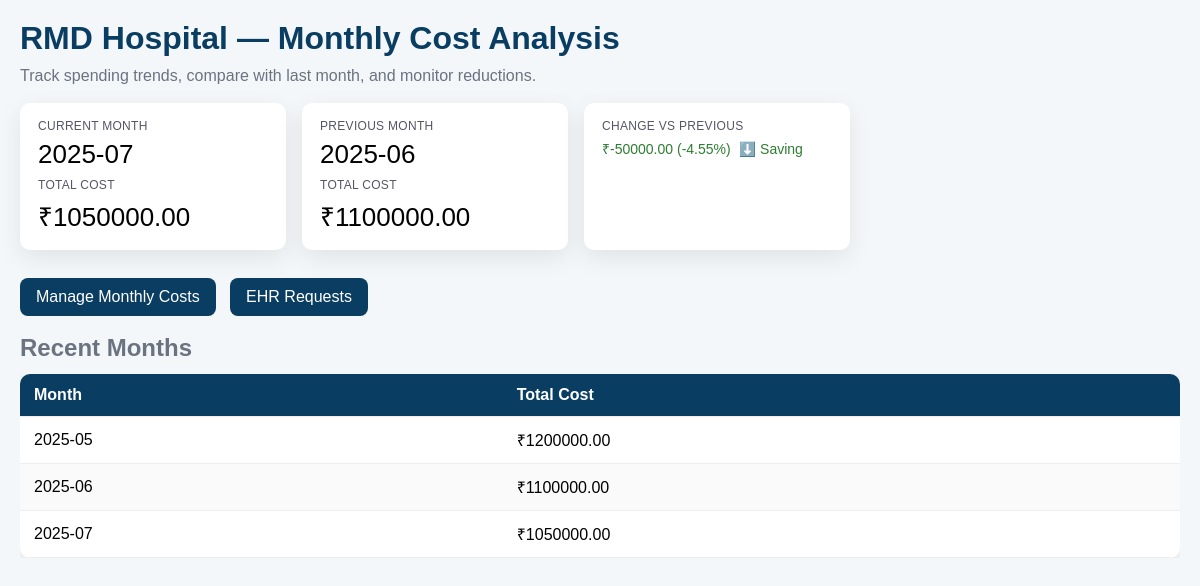
The page /hospital/home (signed in) on the database its author committed.
### tables this page shows
CREATE TABLE HospitalCosts (
  cost_id     INTEGER PRIMARY KEY AUTOINCREMENT,
  hospital_id INTEGER NOT NULL,
  month       TEXT NOT NULL,                  -- 'YYYY-MM'
  total_cost  REAL NOT NULL DEFAULT 0,
  notes       TEXT,
  created_at  TEXT NOT NULL DEFAULT (datetime('now','localtime')),
  UNIQUE(hospital_id, month),
  FOREIGN KEY(hospital_id) REFERENCES Hospitals(hospital_id)
);

### app.py (the view, shortened to what this page needs)
@app.route("/hospital/home")
@hospital_login_required
def hospital_home():
    hospital_name = session.get("hospital_name", "Hospital")
    hospital_id = session.get("hospital_id")  # should be an int
    try:
        hospital_id = int(hospital_id) if hospital_id is not None else None
    except:
        hospital_id = None
    print("DEBUG /hospital/home: session.hospital_id =", hospital_id)
    conn = get_db()
    cur = conn.cursor()
    cur.execute("""
        SELECT month, total_cost
        FROM HospitalCosts
        WHERE hospital_id = ?
        ORDER BY month DESC
        LIMIT 12
    """, (hospital_id,))
    rows = cur.fetchall()
    fallback_notice = None
    conn.close()
    months = [r[0] for r in rows]
    costs  = [float(r[1]) for r in rows]
    current_month = months[0] if months else None
    previous_month = months[1] if len(months) > 1 else None
    current_cost  = costs[0] if costs else None
    prev_cost     = costs[1] if len(costs) > 1 else None
    delta = None
    delta_pct = None
    trend = "flat"
    if current_cost is not None and prev_cost is not None:
        delta = current_cost - prev_cost
        delta_pct = (delta / prev_cost * 100.0) if prev_cost != 0 else None
        trend = "down" if delta < 0 else ("up" if delta > 0 else "flat")
    data = list(zip(months[::-1], costs[::-1]))
    return render_template(
        "hospital_home.html",
        hospital_name=hospital_name,
        current_month=current_month,
        previous_month=previous_month,
        current_cost=current_cost,
        prev_cost=prev_cost,
        delta=delta,
        delta_pct=delta_pct,
        trend=trend,
        data=data,
        fallback_notice=fallback_notice
    )

### app.py (called while the page is built)
def get_db():
    conn = sqlite3.connect("database.db")
    conn.row_factory = sqlite3.Row
    return conn

def hospital_login_required(view_func):
    from functools import wraps
    @wraps(view_func)
    def wrapper(*args, **kwargs):
        if not session.get("hospital_id"):
            flash("Hospital login required.", "warning")
            return redirect(url_for("hospital_login"))
        return view_func(*args, **kwargs)
    return wrapper

### templates/hospital_home.html (shortened to what this page needs)
<!DOCTYPE html>
<html>
<head>
</head>
<body>
  <h1>{{ hospital_name }} — Monthly Cost Analysis</h1>
  <p class="sub muted">Track spending trends, compare with last month, and monitor reductions.</p>
  <div class="cards">
    <div class="card">
      <div class="k">Current Month</div>
      <div class="v">{{ current_month or '-' }}</div>
      <div class="k" style="margin-top:8px">Total Cost</div>
      <div class="v">
        {% if current_cost is not none %}₹{{ '%.2f' % current_cost }}{% else %}-{% endif %}
      </div>
    </div>
    <div class="card">
      <div class="k">Previous Month</div>
      <div class="v">{{ previous_month or '-' }}</div>
      <div class="k" style="margin-top:8px">Total Cost</div>
      <div class="v">
        {% if prev_cost is not none %}₹{{ '%.2f' % prev_cost }}{% else %}-{% endif %}
      </div>
    </div>
    <div class="card">
      <div class="k">Change vs Previous</div>
      {% if delta is not none %}
        <div class="v">
          {% set cls = 'flat' %}
          {% if trend == 'down' %}{% set cls = 'down' %}{% elif trend == 'up' %}{% set cls = 'up' %}{% endif %}
          <div class="delta {{ cls }}">
            <span>
              ₹{{ '%.2f' % delta }}
              {% if delta_pct is not none %} ({{ '%.2f' % delta_pct }}%){% endif %}
            </span>
            {% if trend == 'down' %}⬇️ Saving
            {% elif trend == 'up' %}⬆️ Increase
            {% else %}→ No Change{% endif %}
          </div>
        </div>
      {% else %}
        <div class="v">-</div>
      {% endif %}
    </div>
  </div>
  <div class="btns">
    <a class="btn" href="{{ url_for('hospital_costs') }}">Manage Monthly Costs</a>
    <a class="btn" href="{{ url_for('hospital_ehr') }}">EHR Requests</a>
  </div>
  <h2 class="muted" style="margin:12px 0">Recent Months</h2>
  <div style="overflow-x:auto">
    <table>
      <thead>
        <tr>
          <th>Month</th>
          <th>Total Cost</th>
        </tr>
      </thead>
      <tbody>
        {% if data and data|length > 0 %}
          {% for m, c in data %}
            <tr>
              <td>{{ m }}</td>
              <td>₹{{ '%.2f' % c }}</td>
            </tr>
          {% endfor %}
        {% else %}
          <tr>
            <td colspan="2" class="muted">No cost data yet.</td>
          </tr>
        {% endif %}
      </tbody>
    </table>
  </div>
</body>
</html>

### templates/hospital_home.html (style rules this page uses)
body { font-family:Arial,Helvetica,sans-serif;background:#f4f7f9;margin:0;padding:20px }
h1 { color:#0a3d62;margin:0 0 10px }
.sub { color:#335; margin:0 0 18px }
.cards { display:flex;gap:16px;flex-wrap:wrap;margin:12px 0 22px }
.card { background:#fff;padding:16px 18px;border-radius:10px;box-shadow:0 8px 24px rgba(0,0,0,.08);min-width:230px }
.card .k { color:#556; font-size:12px; letter-spacing:.3px; text-transform:uppercase }
.card .v { font-size:26px;margin-top:6px }
.delta { display:flex;align-items:center;gap:8px;margin-top:4px;font-size:14px }
.delta.down { color:#2e7d32 }
.btns { margin:4px 0 18px }
.btn { display:inline-block;margin:6px 10px 0 0;padding:10px 16px;background:#0a3d62;color:#fff;text-decoration:none;border-radius:8px }
table { width:100%;border-collapse:collapse;background:#fff;box-shadow:0 8px 24px rgba(0,0,0,.08);border-radius:10px;overflow:hidden }
th,td { padding:12px 14px;border-bottom:1px solid #eee;text-align:left;white-space:nowrap }
th { background:#0a3d62;color:#fff;font-weight:600 }
tr:nth-child(even) { background:#fafafa }
.muted { color:#6b7280 }

### rows shown on the page
HospitalCosts: month "2025-07", total_cost "1050000.00"
HospitalCosts: month "2025-06", total_cost "1100000.00"
HospitalCosts: month "2025-05", total_cost "1200000.00"

### other values the page prints
{{ hospital_name }} "RMD Hospital"
{{ '%.2f' % delta }} "-50000.00"
{{ '%.2f' % delta_pct }} "-4.55"
